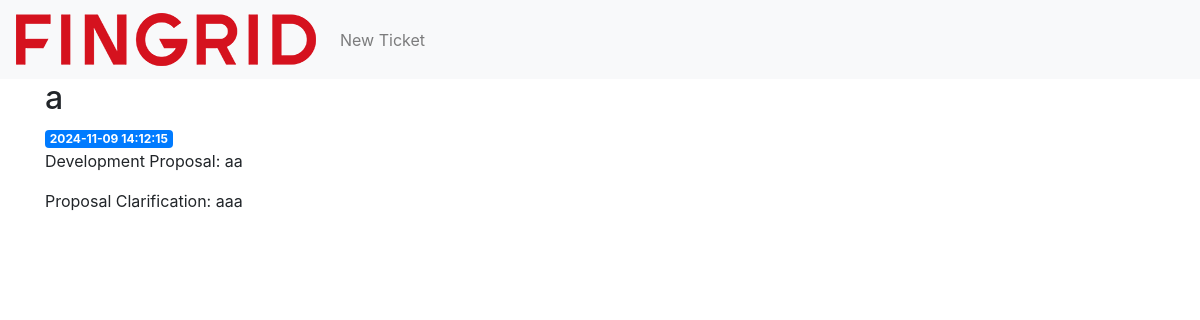
The page /1 on the database its author committed.
### tables this page shows
CREATE TABLE tickets (
    id INTEGER PRIMARY KEY AUTOINCREMENT,
    -- user_id INTEGER NOT NULL,
    created TIMESTAMP NOT NULL DEFAULT CURRENT_TIMESTAMP,
    title VARCHAR(255) NOT NULL,
    status TEXT NOT NULL CHECK(status IN ('open', 'in_progress', 'closed')) DEFAULT 'open',
    development_proposal TEXT,
    development_clarification TEXT,
    -- release_date DATE,
    -- functional_area TEXT,
    ball_park_estimate VARCHAR(10),
    impact_on_market INT,
    product_improvement TEXT,
    priority VARCHAR(10) NOT NULL CHECK(priority IN ('low', 'medium', 'high')) DEFAULT 'low',
    comment TEXT,
    next_steps TEXT
);

### app.py (the view)
@app.route('/<int:post_id>')
def post(post_id):
    post = get_post(post_id)
    return render_template('post.html', post=post)

### app.py (called while the page is built)
def get_db_connection():
    conn = sqlite3.connect('database/database.db')
    conn.row_factory = sqlite3.Row
    return conn

def get_post(post_id):
    conn = get_db_connection()
    post = conn.execute('SELECT * FROM tickets WHERE id = ?',
                        (post_id,)).fetchone()
    conn.close()
    if post is None:
        abort(404)
    return post

### templates/post.html
{% extends 'base.html' %}
{% block content %}
    <h2>{% block title %} {{ post['title'] }} {% endblock %}</h2>
    <span class="badge badge-primary">{{ post['created'] }}</span>
    <p>Development Proposal: {{ post['development_proposal'] }}</p>
    <p>Proposal Clarification: {{ post['development_clarification']}}</p>
{% endblock %}

### static/css/style.css (style rules this page uses)
body { font-family: 'Inter', sans-serif; }

### rows shown on the page
tickets: title "a", created "2024-11-09 14:12:15", development_proposal "aa", development_clarification "aaa"
